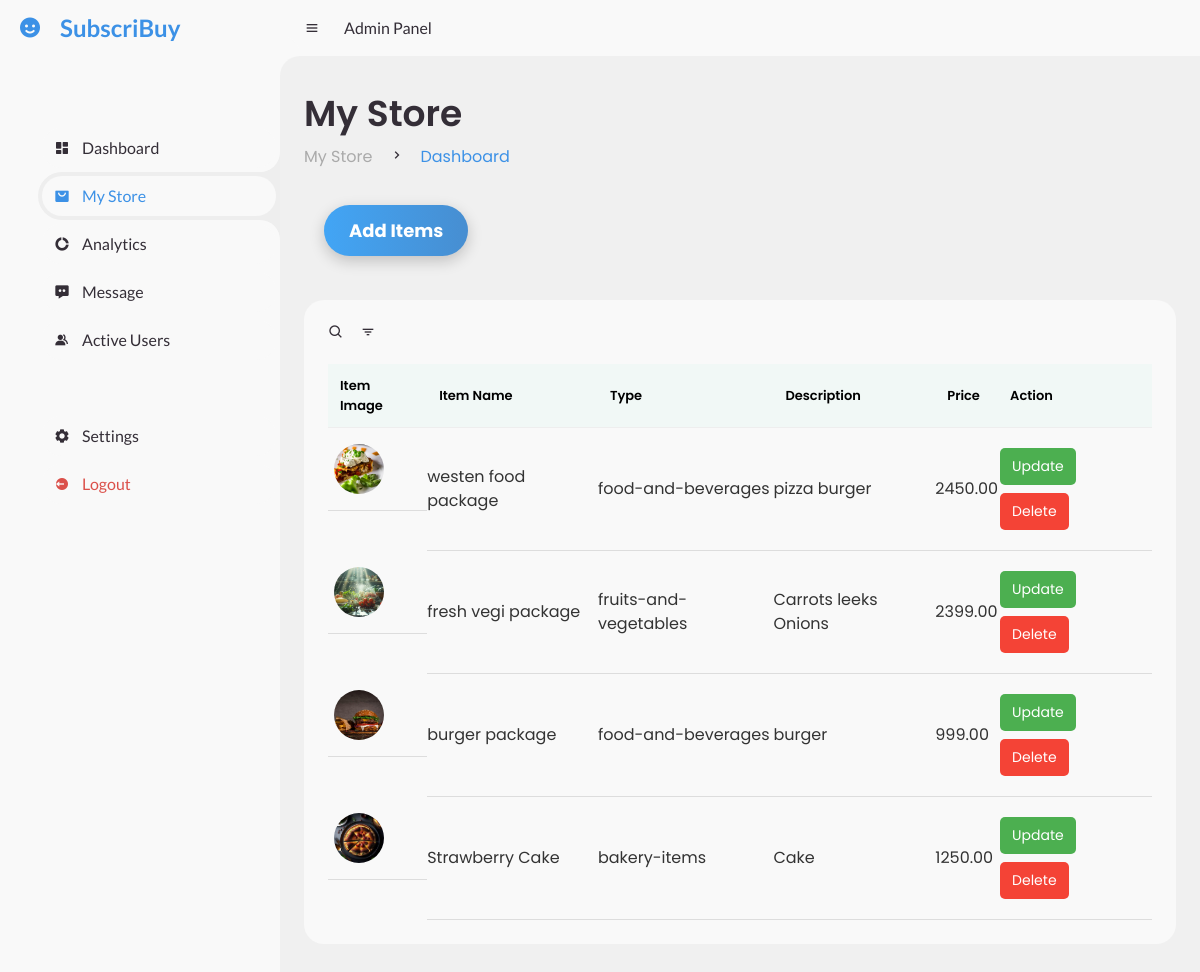
/admin/myStore.php, run on the app's committed database.
### tables this page shows
CREATE TABLE `items` (
  `n_id` int(11) NOT NULL,
  `name` varchar(255) NOT NULL,
  `type` varchar(255) NOT NULL,
  `description` text NOT NULL,
  `price` decimal(10,2) NOT NULL,
  `image` varchar(255) NOT NULL
);

### admin/fetch_items.php (the view, shortened to what this page needs)
<?php
include '../dbase.php';
$sql = "SELECT * FROM items";
$result = $conn->query($sql);
if ($result->num_rows > 0) {
    while ($row = $result->fetch_assoc()) {
        echo "<tr>";
        echo "<td><img src='" . htmlspecialchars($row['image']) . "' alt='Item Image' style='width: 50px; height: 50px;'></td>";
        echo "<td>" . htmlspecialchars($row['name']) . "</td>";
        echo "<td>" . htmlspecialchars($row['type']) . "</td>";
        echo "<td>" . htmlspecialchars($row['description']) . "</td>";
        echo "<td>" . htmlspecialchars($row['price']) . "</td>";
        echo "<td>
                <button class='update-btn' data-id='" . htmlspecialchars($row['n_id']) . "' style='
                    padding: 8px 12px;
                    font-size: 14px;
                    color: #fff;
                    background-color: #4CAF50;
                    border: none;
                    border-radius: 5px;
                    cursor: pointer;
                    transition: background-color 0.3s ease;
                    margin: 4px 2px;'
                    onmouseover=\"this.style.backgroundColor='#45a049';\"
                    onmouseout=\"this.style.backgroundColor='#4CAF50';\">Update</button>
                <button class='delete-btn' data-id='" . htmlspecialchars($row['n_id']) . "' style='
                    padding: 8px 12px;
                    font-size: 14px;
                    color: #fff;
                    background-color: #f44336;
                    border: none;
                    border-radius: 5px;
                    cursor: pointer;
                    transition: background-color 0.3s ease;
                    margin: 4px 2px;'
                    onmouseover=\"this.style.backgroundColor='#d32f2f';\"
                    onmouseout=\"this.style.backgroundColor='#f44336';\">Delete</button>
              </td>";
        echo "</tr>";
    }
} else {
    echo "<tr><td colspan='6'>No items found.</td></tr>";
}
?>

### admin/style.css (style rules this page uses)
* { margin: 0; padding: 0; box-sizing: border-box; }
:root { --poppins: 'Poppins', sans-serif; --lato: 'Lato', sans-serif; --light: #F9F9F9; --blue: #3C91E6; --light-blue: #CFE8FF; --grey: #eee; --dark-grey: #AAAAAA; --dark: #342E37; --red: #DB504A; --yellow: #FFCE26; --light-yellow: #FFF2C6; --orange: #FD7238; --light-orange: #FFE0D3; }
html { overflow-x: hidden; }
body { background: var(--grey); overflow-x: hidden; }
#content main .table-data .order table td { padding: 16px 0; }
#content main .table-data .order table tr td:first-child { display: flex; align-items: center; grid-gap: 12px; padding-left: 6px; }
#content main .table-data .order table td img { width: 36px; height: 36px; border-radius: 50%; object-fit: cover; }
td { padding: 12px 15px; border-bottom: 1px solid #ddd; text-align: left; color: #333; }
tr:nth-child(even) { background-color: #f9f9f9; }

### admin/mystorestyle.css (style rules this page uses)
body { font-family: 'Poppins', sans-serif; background-color: #f0f0f0; }
.table-data img { border-radius: 5px; object-fit: cover; }

### data on the page
items: image (picture), name "westen food package", type "food-and-beverages", description "pizza burger", price "2450.00"
items: image (picture), name "fresh vegi package", type "fruits-and-vegetables", description "Carrots leeks Onions", price "2399.00"
items: image (picture), name "burger package", type "food-and-beverages", description "burger", price "999.00"
items: image (picture), name "Strawberry Cake", type "bakery-items", description "Cake", price "1250.00"
